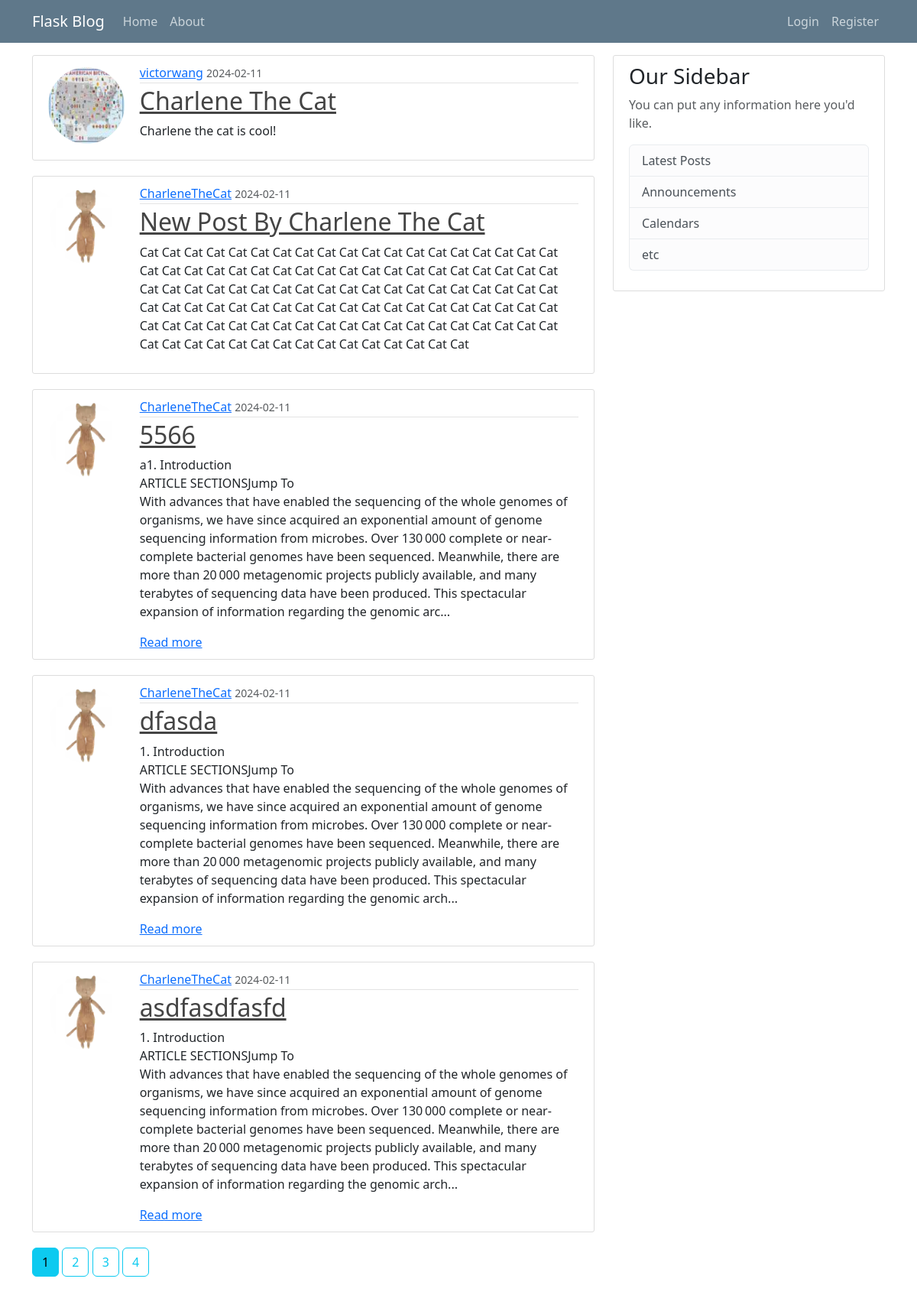
The page /home on the database its author committed.
### flaskblog/models.py (models this page shows, shortened)
class Post(db.Model):
    id = db.Column(db.Integer, primary_key=True)
    title = db.Column(db.String(100), nullable=False)
    date_posted = db.Column(db.DateTime, nullable=False, default=datetime.utcnow)
    content = db.Column(db.Text, nullable=False)
    user_id = db.Column(db.Integer, db.ForeignKey('user.id'), nullable=False)

class User(db.Model, UserMixin):
    id = db.Column(db.Integer, primary_key=True)
    username = db.Column(db.String(20), unique=True, nullable=False)
    email = db.Column(db.String(120), unique=True, nullable=False)
    image_file = db.Column(db.String(20), nullable=False, default='default.jpg')
    password = db.Column(db.String(60), nullable=False)
    posts = db.relationship('Post', backref='author', lazy=True)

### flaskblog/routes.py (the view)
@app.route("/")
@app.route("/home")
def home():
    page = request.args.get('page', 1, type=int)
    posts = Post.query.order_by(desc(Post.id)).paginate(page=page, per_page=5)
    return render_template('home.html', posts=posts)

### flaskblog/templates/home.html
{% extends 'layout.html' %}
{% block content %}
{% for post in posts.items %}
<article class="media content-section">
	<div class="row align-items-start">
		<div class="col-md-2 text-center align-self-start">
			<img class="rounded-circle article-img"
				src="{{ url_for('static', filename='profile_pics/' + post.author.image_file) }}"
				style="width: 100px; height: 100px; margin-top: 5px;">
		</div>
		<div class="col-md-10">
			<div class="media-body">
				<div class="article-metadata">
					<a class="mr-2" href="{{ url_for('user_post', username=post.author.username) }}">{{ post.author.username }}</a>
					<small class="text-muted">{{ post.date_posted.strftime('%Y-%m-%d') }}</small>
				</div>
				<h2><a class="article-title" href="{{ url_for('post', post_id=post.id) }}">{{ post.title }}</a></h2>
				{% if post.content|length > 500 %}
				<p class="article-content" style="max-width: 100%; overflow-wrap: break-word;">{{ post.content[:500]
					}}...</p>
				<a href="{{ url_for('post', post_id=post.id) }}">Read more</a>
				{% else %}
				<p class="article-content" style="max-width: 100%; overflow-wrap: break-word;">{{ post.content }}</p>
				{% endif %}
			</div>
		</div>
	</div>
</article>
{% endfor %}
{% for page_num in posts.iter_pages(left_edge=1, right_edge=1, left_current=1, right_current=2) %}
{% if page_num %}
{% if posts.page == page_num %}
<a class="btn btn-info mb-4" href="{{ url_for('home', page=page_num) }}">{{ page_num }}</a>
{% else %}
<a class="btn btn-outline-info mb-4" href="{{ url_for('home', page=page_num) }}">{{ page_num }}</a>
{% endif %}
{% else %}
...
{% endif %}
{% endfor %}
{% endblock content %}

### flaskblog/static/main.css (style rules this page uses)
body { background: #fafafa; color: #333333; margin-top: 5rem; }
h1, h2, h3, h4, h5, h6 { color: #444444; }
.content-section { background: #ffffff; padding: 10px 20px; border: 1px solid #dddddd; border-radius: 3px; margin-bottom: 20px; }
.article-title { color: #444444; }
.article-content { white-space: pre-line; }
.article-img { height: 65px; width: 65px; margin-right: 16px; }
.article-metadata { padding-bottom: 1px; margin-bottom: 4px; border-bottom: 1px solid #e3e3e3 }

### rows shown on the page
Post: image_file (picture), author.username "victorwang", date_posted "2024-02-11", title "Charlene The Cat", content "Charlene the cat is cool!"
Post: image_file (picture), author.username "CharleneTheCat", date_posted "2024-02-11", title "New Post By Charlene The Cat", content "Cat Cat Cat Cat Cat Cat Cat Cat Cat Cat Cat Cat Cat Cat Cat Cat Cat Cat Cat Cat Cat Cat Cat Cat Cat Cat Cat Cat Cat Cat Cat Cat Cat Cat Cat Cat Cat Cat Cat Cat Cat Cat Cat Cat Cat Cat Cat Cat Cat Cat Cat Cat Cat Cat Cat Cat Cat Cat Cat Cat Cat Cat Cat Cat Cat Cat Cat Cat Cat Cat Cat Cat Cat Cat Cat Cat Cat Cat Cat Cat Cat Cat Cat Cat Cat Cat Cat Cat Cat Cat Cat Cat Cat Cat Cat Cat Cat Cat Cat Cat Cat Cat Cat Cat Cat Cat Cat Cat Cat Cat"
Post: image_file (picture), author.username "CharleneTheCat", date_posted "2024-02-11", title "5566", content "a1. Introduction ARTICLE SECTIONSJump To With advances that have enabled the sequencing of the whole genomes of organisms, we have since acquired an exponential amount of genome sequencing information from microbes. Over 130 000 complete or near-complete bacterial genomes have been sequenced. Meanwhile, there are more than 20 000 metagenomic projects publicly available, and many terabytes of sequencing data have been produced. This spectacular expansion of information regarding the genomic arc"
Post: image_file (picture), author.username "CharleneTheCat", date_posted "2024-02-11", title "dfasda", content "1. Introduction ARTICLE SECTIONSJump To With advances that have enabled the sequencing of the whole genomes of organisms, we have since acquired an exponential amount of genome sequencing information from microbes. Over 130 000 complete or near-complete bacterial genomes have been sequenced. Meanwhile, there are more than 20 000 metagenomic projects publicly available, and many terabytes of sequencing data have been produced. This spectacular expansion of information regarding the genomic arch"
Post: image_file (picture), author.username "CharleneTheCat", date_posted "2024-02-11", title "asdfasdfasfd", content "1. Introduction ARTICLE SECTIONSJump To With advances that have enabled the sequencing of the whole genomes of organisms, we have since acquired an exponential amount of genome sequencing information from microbes. Over 130 000 complete or near-complete bacterial genomes have been sequenced. Meanwhile, there are more than 20 000 metagenomic projects publicly available, and many terabytes of sequencing data have been produced. This spectacular expansion of information regarding the genomic arch"

### other values the page prints
{{ page_num }} "1"
{{ page_num }} "2" "3" "4"
